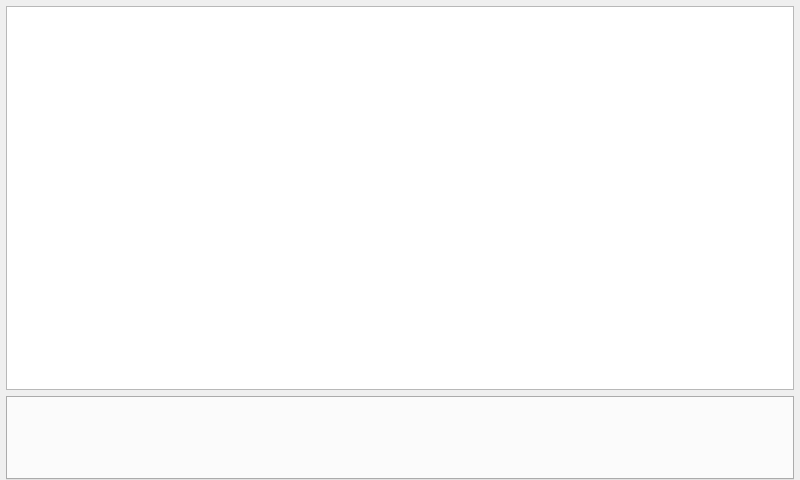
<?xml version="1.0" encoding="UTF-8"?>
<ui version="4.0">
 <class>CompilingWidget</class>
 <widget class="QWidget" name="CompilingWidget">
  <property name="geometry">
   <rect>
    <x>0</x>
    <y>0</y>
    <width>800</width>
    <height>480</height>
   </rect>
  </property>
  <property name="windowTitle">
   <string>Compiling</string>
  </property>
  <layout class="QVBoxLayout" name="verticalLayout">
   <property name="leftMargin">
    <number>6</number>
   </property>
   <property name="topMargin">
    <number>6</number>
   </property>
   <property name="rightMargin">
    <number>6</number>
   </property>
   <property name="bottomMargin">
    <number>0</number>
   </property>
   <item>
    <widget class="QTextEdit" name="log">
     <property name="minimumSize">
      <size>
       <width>0</width>
       <height>384</height>
      </size>
     </property>
     <property name="font">
      <font>
       <pointsize>22</pointsize>
      </font>
     </property>
     <property name="focusPolicy">
      <enum>Qt::NoFocus</enum>
     </property>
     <property name="textInteractionFlags">
      <set>Qt::NoTextInteraction</set>
     </property>
    </widget>
   </item>
   <item>
    <widget class="QTabWidget" name="results">
     <property name="font">
      <font>
       <pointsize>22</pointsize>
      </font>
     </property>
    </widget>
   </item>
  </layout>
 </widget>
 <resources/>
 <connections/>
</ui>
